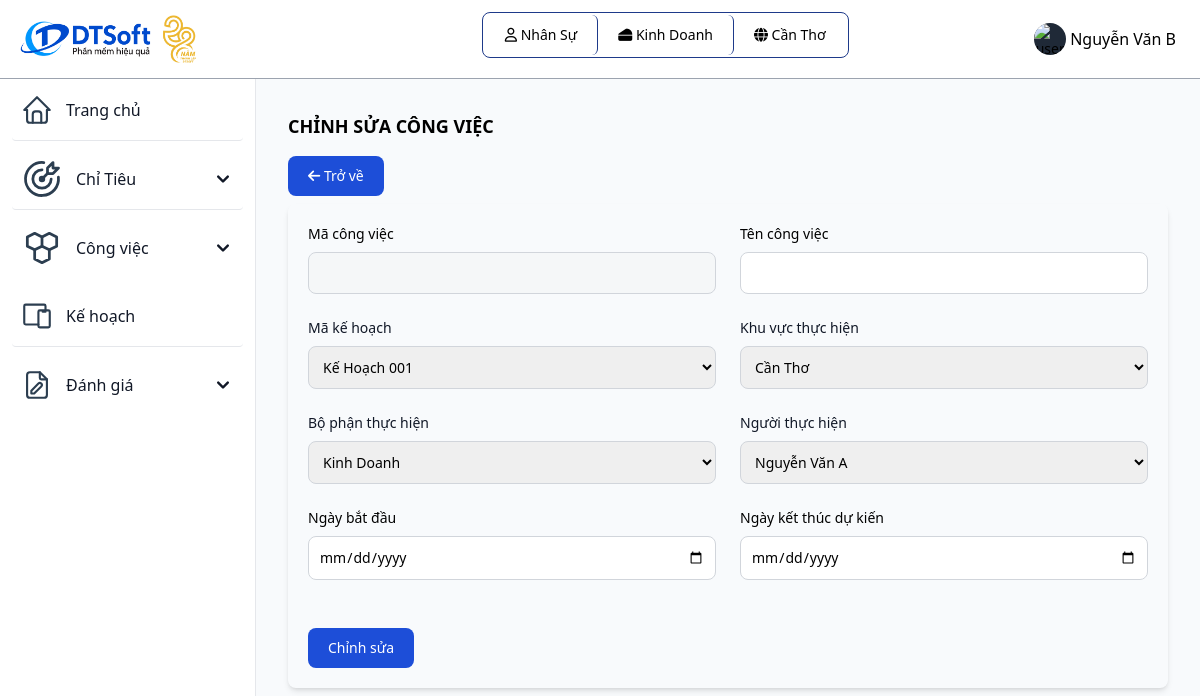
/chinhsuacongviec.php (signed in), run on the app's committed database.
### tables this page shows
CREATE TABLE `vaitro` (
  `id_vaitro` varchar(10) NOT NULL,
  `tenvaitro` varchar(255) NOT NULL,
  `mota` varchar(255) NOT NULL
);

CREATE TABLE `bophan` (
  `id_bophan` varchar(10) NOT NULL,
  `id_khuvuc` varchar(10) NOT NULL,
  `tenbophan` varchar(255) NOT NULL,
  `cvchuyenmon` varchar(255) NOT NULL
);

CREATE TABLE `khuvuc` (
  `id_khuvuc` varchar(10) NOT NULL,
  `tenkhuvuc` varchar(255) NOT NULL,
  `diachi` varchar(255) NOT NULL,
  `sdt` int(20) NOT NULL
);

### chinhsuacongviec.php (the view, shortened to what the rows shown need)
<?php
include "inc/header.php";
?>
</body>
</html>

### inc/header.php (shortened to what the rows shown need)
<?php
 include_once('db/connect.php');
?>
<!DOCTYPE html>
<html lang="en">
<head>
	<link href="https://unpkg.com/tailwindcss@2.2.19/dist/tailwind.min.css" rel=" stylesheet">
  <link rel="stylesheet" href="https://cdnjs.cloudflare.com/ajax/libs/font-awesome/6.4.0/css/all.min.css">
	<link href="https://cdn.datatables.net/1.10.19/css/jquery.dataTables.min.css" rel="stylesheet">
	<link href="https://cdn.datatables.net/responsive/2.2.3/css/responsive.dataTables.min.css" rel="stylesheet">
  <script src="https://cdn.tailwindcss.com"></script>
</head>
<body class="g-sidenav-show bg-slate-50" id="draggable">
  <nav class="fixed top-0 z-50 w-full bg-white border-b border-gray-400 dark:border-gray-100 text-black">
        <div class="px-3 py-3 lg:px-5 lg:pl-3">
          <div class="flex items-center justify-between">
	    <div class="divToHide flex items-center justify-start relative inline-flex items-center p-0.5 mb-2 mr-2 text-sm font-medium rounded-lg border border-blue-900">
              <span class="relative px-5 py-2.5 bg-white rounded-md border-r border-blue-900">
                <i class="fa-regular fa-user"></i>
                  <?php
                    $sql = "SELECT tenvaitro from vaitro where id_vaitro = '" . $_SESSION['id_vaitro'] ."'";
                    $result = mysqli_query($connect, $sql);
                    $row = mysqli_fetch_array($result);
                    echo $row['tenvaitro'];
                  ?>
              </span>
              <?php
              if ($_SESSION['id_bophan'] != NULL){
                $sql = "SELECT tenbophan from bophan where id_bophan = '" . $_SESSION['id_bophan'] ."'";
                $result = mysqli_query($connect, $sql);
                $row_bophan = mysqli_fetch_array($result);
              ?>
              <span class="relative px-5 py-2.5 bg-white rounded-md border-r border-blue-900">
                 <i class="fa-solid fa-cheese"></i>
                  <?php
                      echo $row_bophan['tenbophan'];
                  ?>
              </span>
              <?php
              } else echo '';
              ?>
              <?php
              if ($_SESSION['id_vaitro'] != 'QTHT'){
              ?>
              <span class="relative px-5 py-2.5 bg-white rounded-md">
                  <i class="fa-solid fa-globe"></i>
                  <?php
                    $sql = "SELECT tenkhuvuc from khuvuc where id_khuvuc = '" . $_SESSION['id_khuvuc'] ."'";
                    $result = mysqli_query($connect, $sql);
                    $row = mysqli_fetch_array($result);
                    echo $row['tenkhuvuc'];
                  ?>
              </span>
              <?php
              }
              ?>
            </div>
          </div>
        </div>
      </nav>

### data on the page
vaitro: tenvaitro "Nhân Sự"
bophan: tenbophan "Kinh Doanh"
khuvuc: tenkhuvuc "Cần Thơ"

### other printed values
$_SESSION['tennguoidung'] "Nguyễn Văn B"
form field id_kehoachgiaoviec "Kế Hoạch 001"
form field id_khuvuc "Cần Thơ"
form field id_bophan "Kinh Doanh"
form field id_nguoidung "Nguyễn Văn A"
